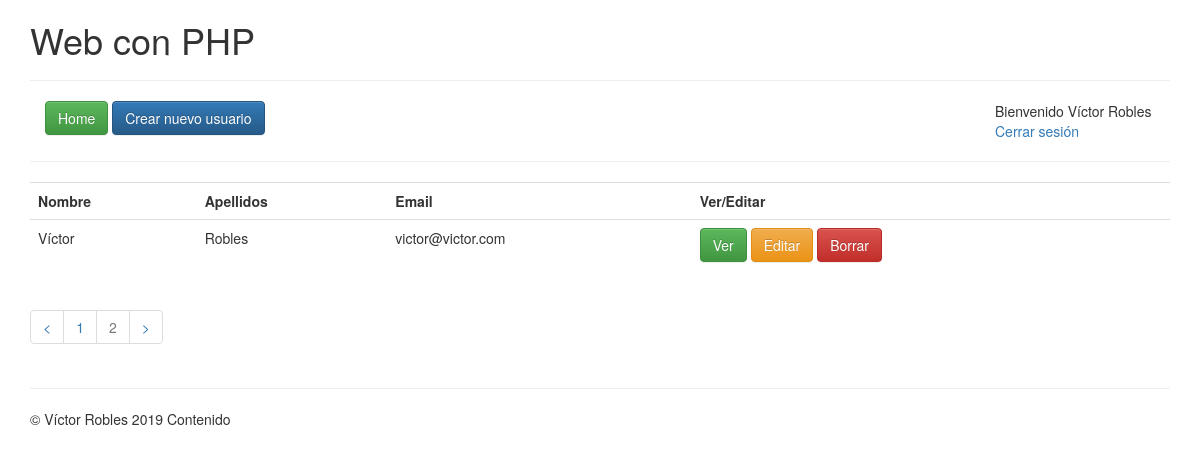
/app/index.php?page=2 (signed in), run on the app's committed database.
### tables this page shows
CREATE TABLE `users` (
  `user_id` int(255) NOT NULL,
  `name` varchar(50) DEFAULT NULL,
  `surname` varchar(255) DEFAULT NULL,
  `bio` text,
  `email` varchar(255) DEFAULT NULL,
  `password` varchar(255) DEFAULT NULL,
  `role` varchar(20) DEFAULT NULL,
  `image` varchar(255) DEFAULT NULL
);

### app/index.php (the view, shortened to what this page needs)
<?php
include 'includes/header.php';
$users = mysqli_query($db, "SELECT * FROM users");
$num_total_users = mysqli_num_rows($users);
if($num_total_users > 0){
	$rows_per_page = 3;
	$page = false;
	if(isset($_GET["page"])){
		$page = $_GET["page"];
	}
	if(!$page){
		$start = 0;
		$page = 1;
	}else{
		$start = ($page-1) * $rows_per_page;
	}
	$total_pages = ceil($num_total_users / $rows_per_page);
	$sql="SELECT * FROM users ORDER BY user_id DESC LIMIT {$start}, {$rows_per_page};";
	$users = mysqli_query($db, $sql);
}else{
	echo "No hay usuarios";
}
?>
<table class="table">
	<tr>
		<th>Nombre</th>
		<th>Apellidos</th>
		<th>Email</th>
		<th>Ver/Editar</th>
	</tr>
	<?php while ($user = mysqli_fetch_assoc($users)) { ?>
	<tr>
		<td><?=$user["name"]?></td>
		<td><?=$user["surname"]?></td>
		<td><?=$user["email"]?></td>
		<td>
			<a href="ver.php?id=<?=$user["user_id"]?>" class="btn btn-success">Ver</a>
			<a href="editar.php?id=<?=$user["user_id"]?>" class="btn btn-warning">Editar</a>
			<?php if(isset($_SESSION["logged"]) && $_SESSION["logged"]["role"] == 1){ ?>
				<a href="borrar.php?id=<?=$user["user_id"]?>" class="btn btn-danger">Borrar</a>
			<?php } ?>
		</td>
	</tr>
	<?php } ?>
</table>
<?php if($num_total_users >= 1){ ?>
<ul class="pagination">
	<li><a href="?page=<?=($page-1)?>"><</a></li>
	<?php for($i = 1; $i<=$total_pages; $i++){ ?>
		<?php if($page == $i){ ?>
			<li class="disabled"><a href="#"><?=$i?></a></li>
		<?php }else{ ?>
			<li><a href="?page=<?=$i?>"><?=$i?></a></li>
		<?php } ?>
	<?php } ?>
	<li><a href="?page=<?php $show_page=($page+1); if($show_page <= $total_pages){ echo $show_page ; }else{ echo $total_pages; } ?>">></a></li>
</ul>
<?php }?>
<?php
include 'includes/footer.php';
?>

### data on the page
users: name "Víctor", surname "Robles", email "victor@victor.com"

### other printed values
$_SESSION["logged"]["name"] "Víctor"
$_SESSION["logged"]["surname"] "Robles"
$variable "Contenido"
